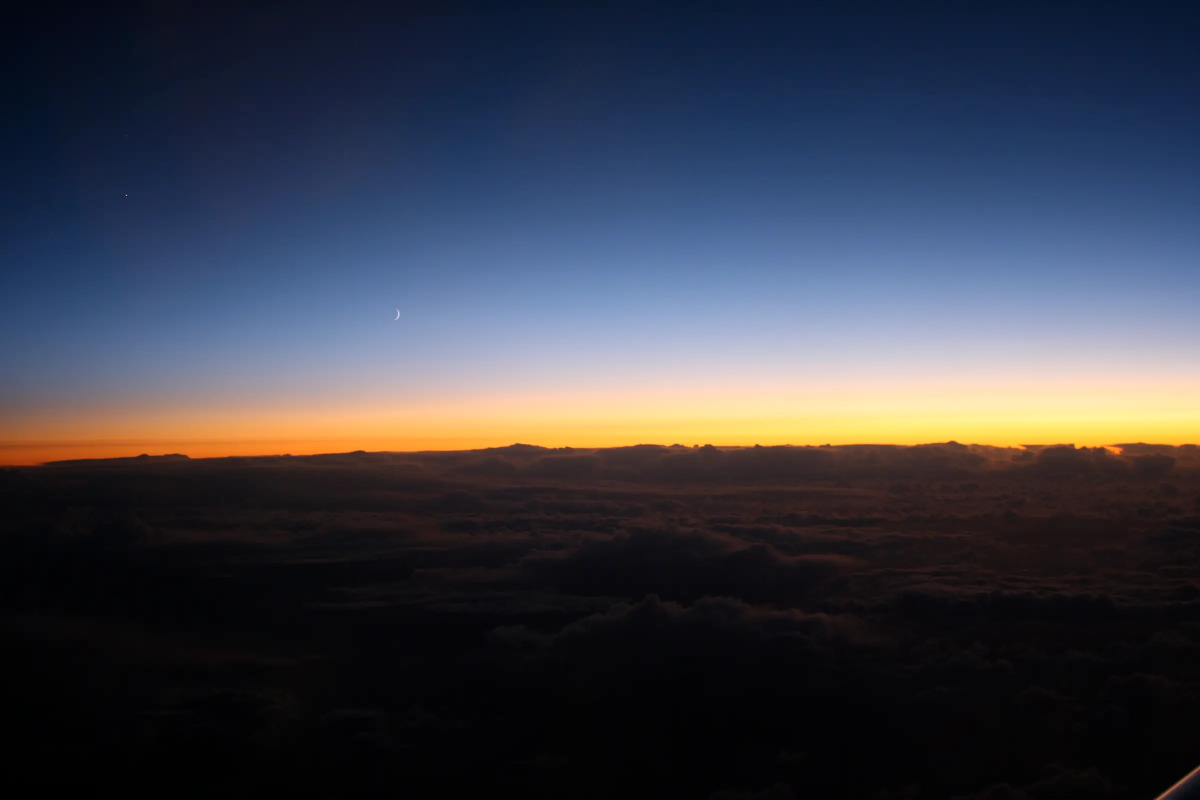
#> input picture docs/login-globalfly/nuvens.webp, 2400 x 1600 px, found by its file name (shown at 1/2 size)
$ python arte-compartilhar-cadastro-globalfly.py
#> lines starting #> are read from the running program, lines starting #| are printed output that depends on the picture
# A imagem que aparece quando o link do /cadastro da GlobalFly é compartilhado
# (WhatsApp, Instagram, Telegram): 1200 x 630, azul da marca sobre as nuvens.
# Antes era a assinatura transparente, e o WhatsApp a mostrava sobre branco.
# Uso: python3 scripts/arte-compartilhar-cadastro-globalfly.py  (Pillow + Avenir Next do macOS)
from PIL import Image, ImageDraw, ImageFont, ImageEnhance

P = '/Users/tiagodalri/Desktop/Teeds/public/'
SAIDA = P + 'globalfly-cadastro-compartilhar.jpg'
AV = '/System/Library/Fonts/Avenir Next.ttc'
S = 2  # desenha em 2x e reduz: bordas suaves
W, H = 1200 * S, 630 * S

NAVY = (5, 21, 40)
GOLD = (183, 141, 57); GOLD_L = (212, 166, 74)
CREAM = (243, 240, 233); STEEL = (156, 177, 199)


def f(face, px):
    idx = {'bold': 0, 'demi': 2, 'medium': 5, 'regular': 7}[face]
    return ImageFont.truetype(AV, int(px * S), index=idx)


# fundo: as nuvens do login, com o horizonte dourado no terço de baixo
ceu = Image.open(P + 'login-globalfly/nuvens.webp').convert('RGB')
#> ceu is the input picture: PIL image 2400x1600 RGB; mean R, G, B 58.4, 61.1, 72.4
r = max(W / ceu.width, H / ceu.height) * 1.08
#> r = 1.08
ceu = ceu.resize((round(ceu.width * r), round(ceu.height * r)), Image.LANCZOS)
#> ceu: PIL image 2592x1728 RGB
y = int(ceu.height * 0.5 - H * 0.66)
#> y = 32
ceu = ceu.crop(((ceu.width - W) // 2, y, (ceu.width - W) // 2 + W, y + H))
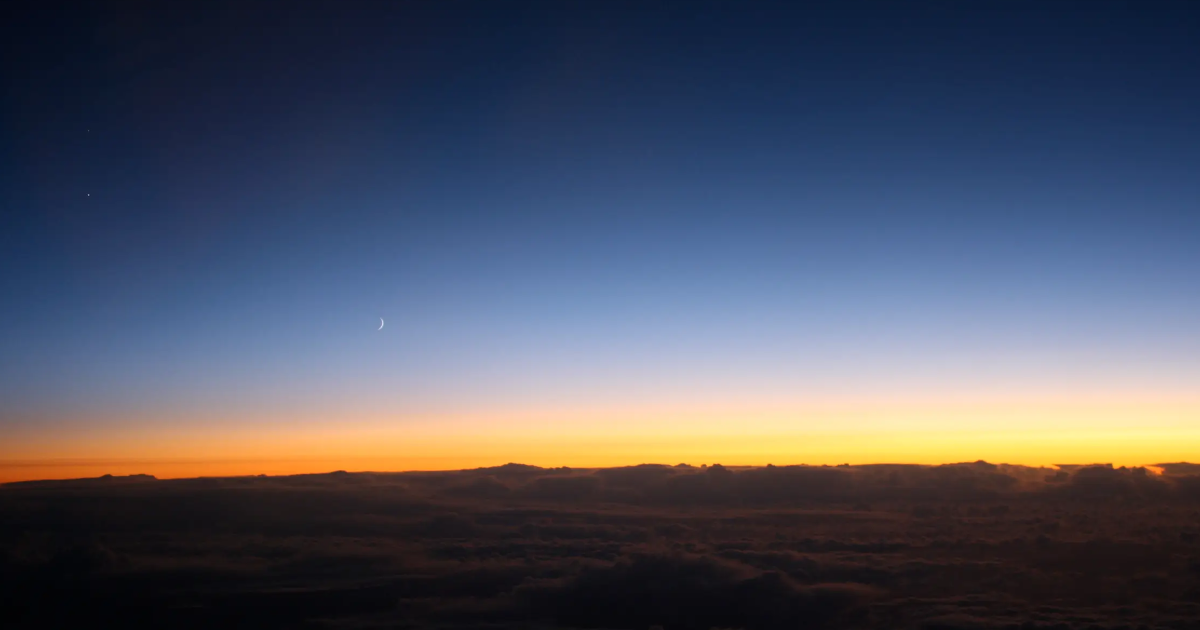
#> ceu: PIL image 2400x1260 RGB (shown at 1/2 size); mean R, G, B 79.2, 82.9, 97.3
ceu = ImageEnhance.Brightness(ceu).enhance(0.9)
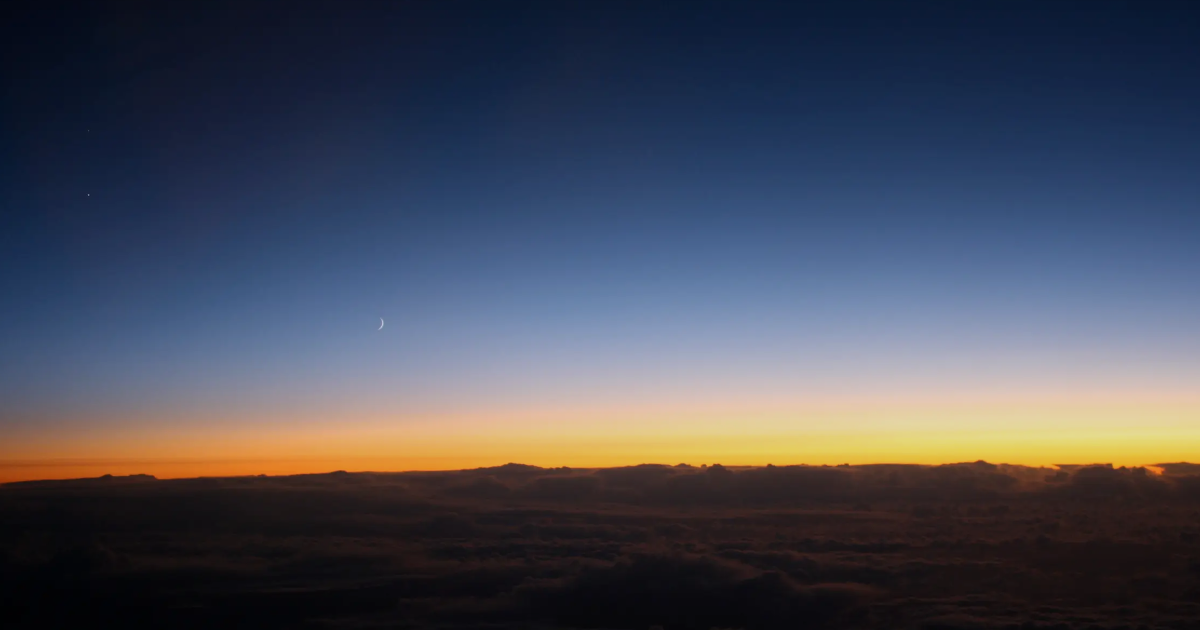
#> ceu: PIL image 2400x1260 RGB (shown at 1/2 size); mean R, G, B 70.8, 74.2, 87.1

# azul GF da esquerda para a direita, para o texto ler bem
mascara = Image.new('L', (W, H))
#> mascara: PIL image 2400x1260 L; every value is 0
d = ImageDraw.Draw(mascara)
for x in range(W):
    t = x / W
    u = min(1, max(0, (t - 0.3) / 0.62))
    a = int(240 * (1 - u * u * (3 - 2 * u)))  # suave, sem emenda visível
    d.line([(x, 0), (x, H)], fill=a)
arte = Image.composite(Image.new('RGB', (W, H), NAVY), ceu, mascara)
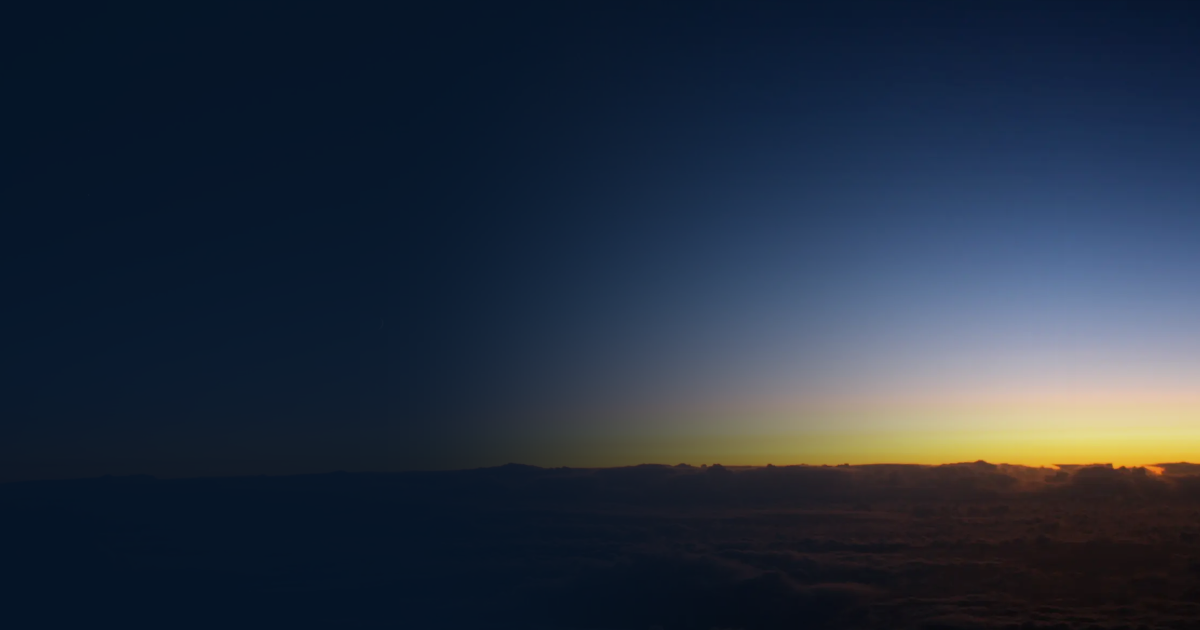
#> arte: PIL image 2400x1260 RGB (shown at 1/2 size); mean R, G, B 36.6, 47.6, 63.6
d = ImageDraw.Draw(arte)

M = 84 * S  # margem
# assinatura oficial (versão para fundo escuro)
#> (the run stopped early here; a loop or call above may not have finished)

$ run again, with docs/login-globalfly/rastro-celular.webp copied over docs/login-globalfly/nuvens.webp
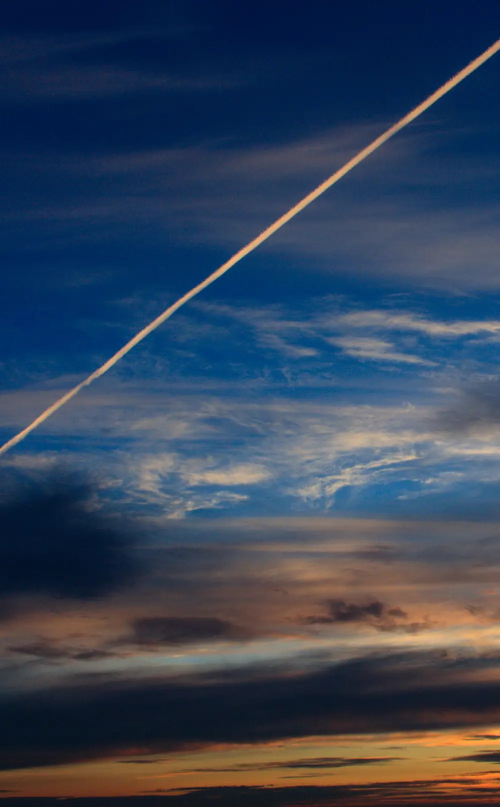
#> input picture docs/login-globalfly/rastro-celular.webp, 1000 x 1613 px, found by its file name (shown at 1/2 size)
#> ceu is the input picture: PIL image 1000x1613 RGB; mean R, G, B 53.7, 67.3, 88.2
#> `ceu = ceu.crop(((ceu.width - W) // 2, y, (ceu.width - W) // 2 + W, y +..`:
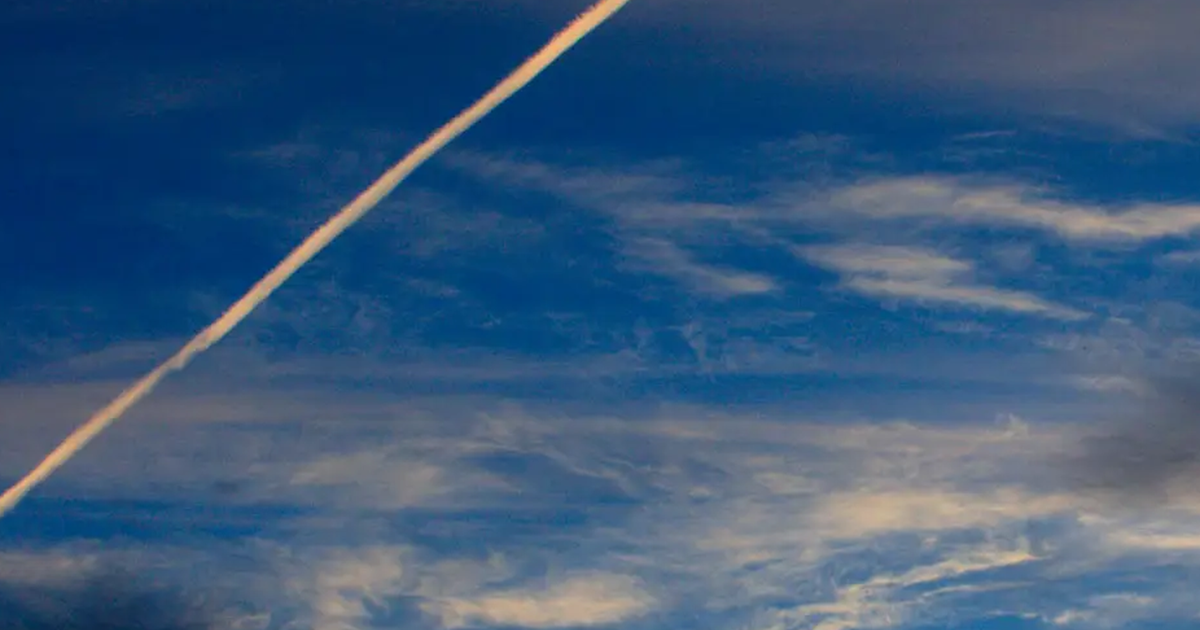
#> ceu: PIL image 2400x1260 RGB (shown at 1/2 size); mean R, G, B 57.6, 89.2, 122.2
#> mascara: PIL image 2400x1260 L; every value is 0
#> `arte = Image.composite(Image.new('RGB', (W, H), NAVY), ceu, mascara)`:
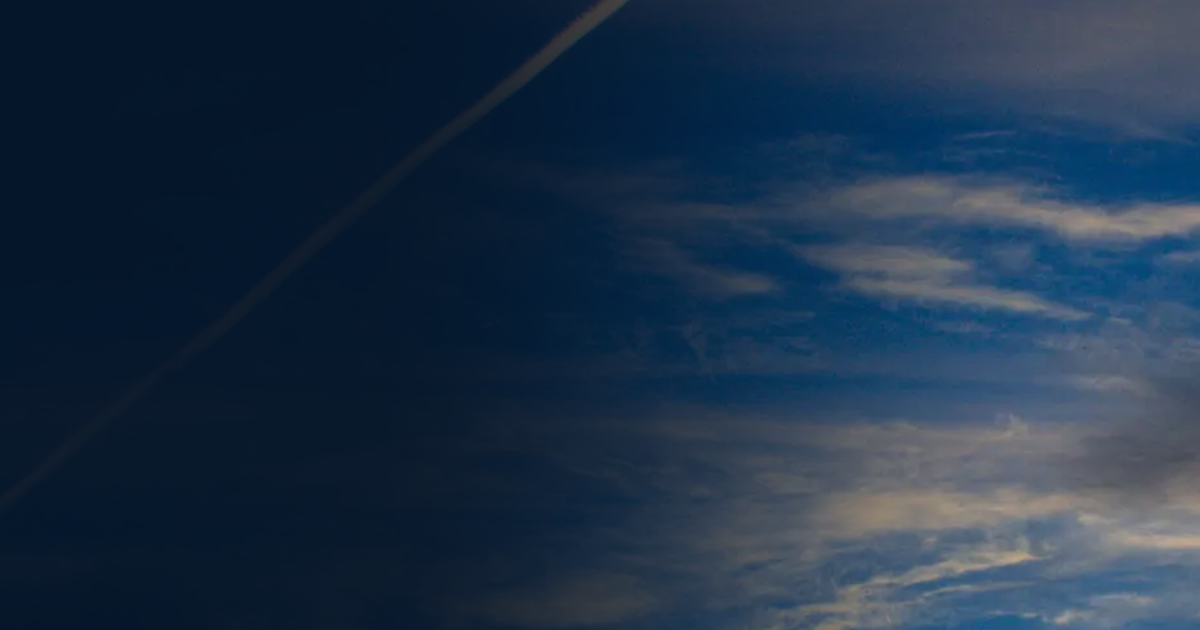
#> arte: PIL image 2400x1260 RGB (shown at 1/2 size); mean R, G, B 30.5, 50.2, 72.3

$ run again, with docs/login-globalfly/rastro.webp copied over docs/login-globalfly/nuvens.webp
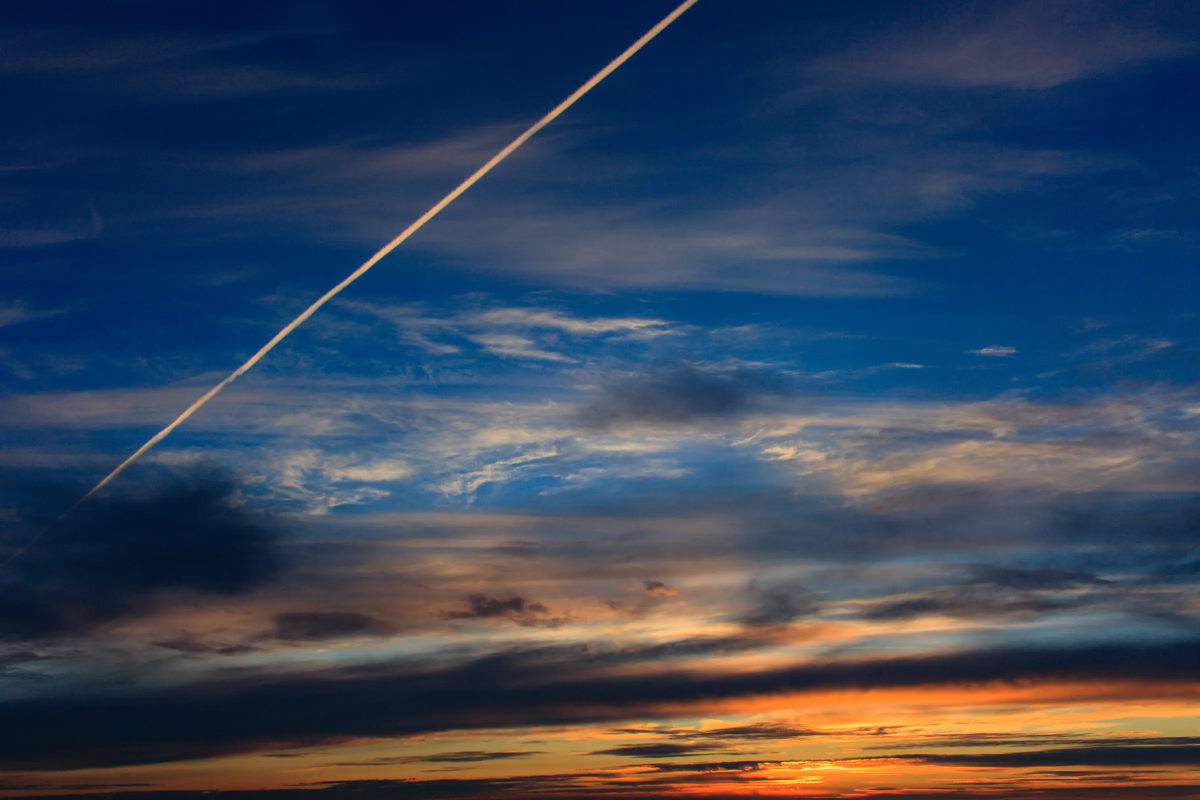
#> input picture docs/login-globalfly/rastro.webp, 2400 x 1600 px, found by its file name (shown at 1/2 size)
#> ceu is the input picture: PIL image 2400x1600 RGB; mean R, G, B 55.6, 68.6, 89.3
#> `ceu = ceu.crop(((ceu.width - W) // 2, y, (ceu.width - W) // 2 + W, y +..`:
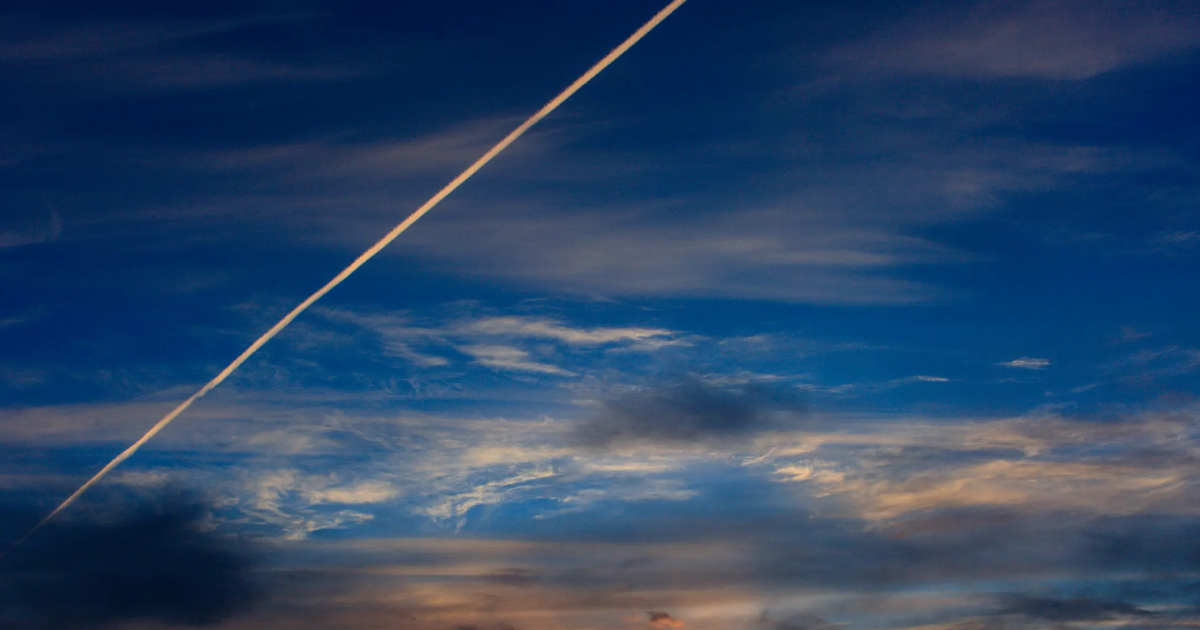
#> ceu: PIL image 2400x1260 RGB (shown at 1/2 size); mean R, G, B 42.8, 68.7, 101.1
#> mascara: PIL image 2400x1260 L; every value is 0
#> `arte = Image.composite(Image.new('RGB', (W, H), NAVY), ceu, mascara)`:
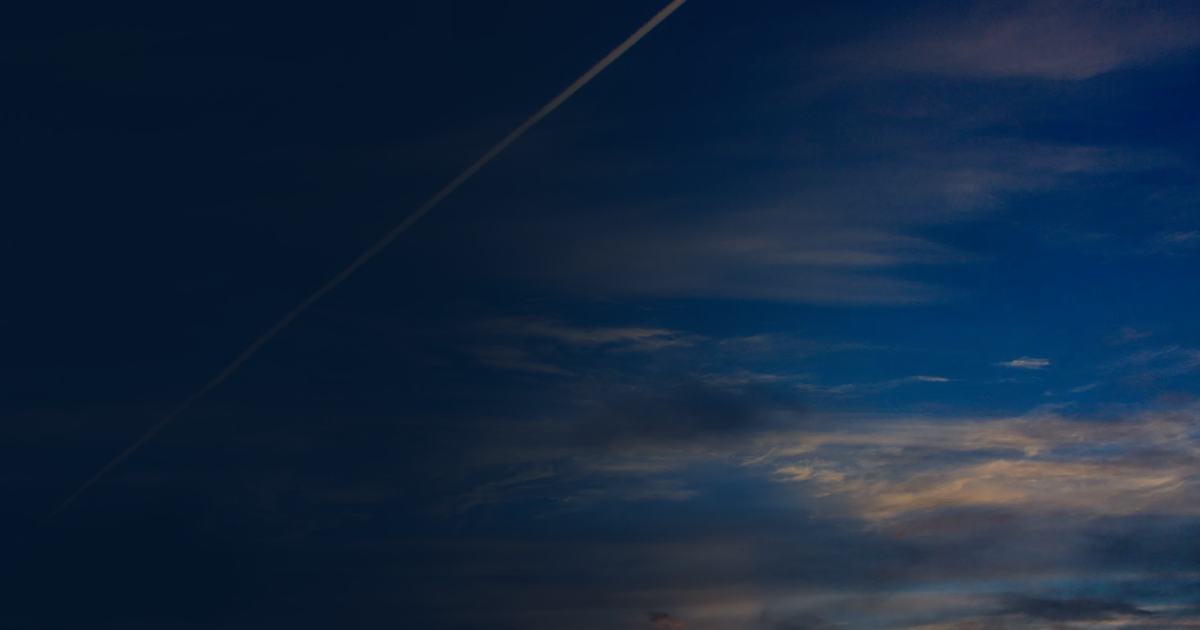
#> arte: PIL image 2400x1260 RGB (shown at 1/2 size); mean R, G, B 20.1, 39.7, 63.1
